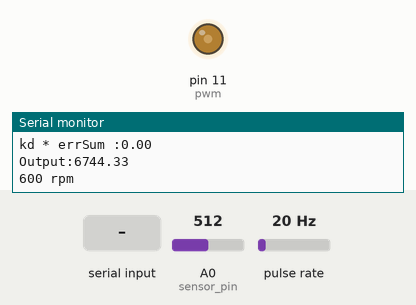
The sketch below on a simulated Arduino Uno, built with avr-gcc and run on an emulated ATmega328P. Parts: output pins drawn as LEDs (lit = HIGH), the last lines printed to the serial monitor. Wiring (inferred from the names in the program): pulse sensor: data pin 2. Inputs (shaded band) come from the test bench; at power-on: A0 (sensor_pin) = 512, pulse rate 20 Hz.

Above: at 1.2 s.
1.3 s: "200\n" received over Serial
At 2.4 s:
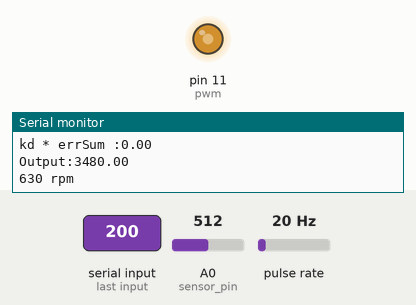
4.7 s: A0 (sensor_pin) set to 716
At 6.5 s:
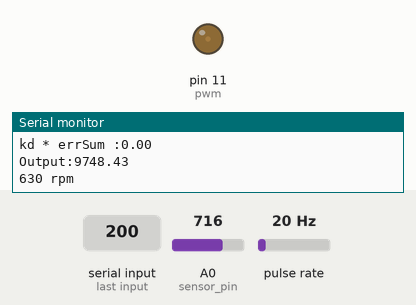
6.8 s: A0 (sensor_pin) set to 714
At 7.9 s:
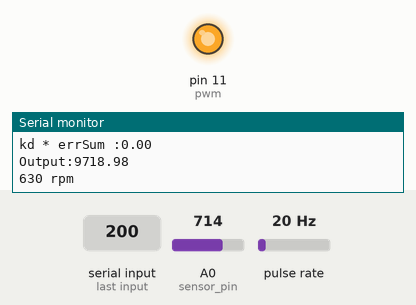
8.9 s: "90,45\n" received over Serial
At 10.2 s:
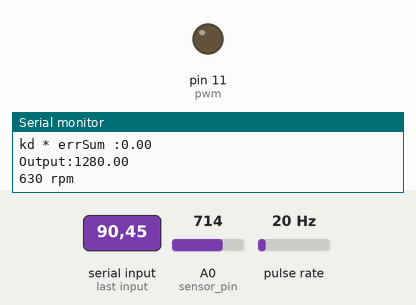
Timing chart, 0 to 12.1 s (numbered marks = the images above; inputs shaded):
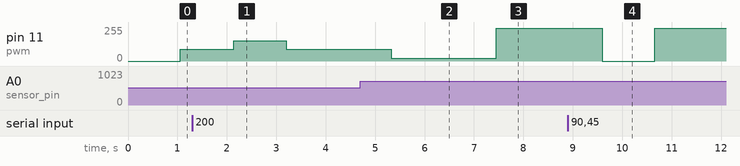

Measured:
- the behaviour switches between 715 and 714 on A0 (sensor_pin) (found by bisection; images 2 and 3)
- after the input at 1.3 s, pin 11 (pwm): 88/255 → 152/255 after 0.84 s, → 88/255 1.1 s later
- after the input at 4.7 s, pin 11 (pwm): 88/255 → 20/255 after 0.62 s
- after the input at 6.8 s, pin 11 (pwm): 20/255 → 246/255 after 0.65 s
- after the input at 8.9 s, pin 11 (pwm): 246/255 → 0/255 after 0.70 s, → 246/255 1.1 s later

The sketch:

PID_Virgem.ino
```cpp
/*working variables*/

//------------------------------------------------------
int NbTopsFan;
int Calc;
int hallsensor = 2;
float valor = 0;
//----------------------------------------------------
int sensor_pin = A0;
//int pot = A1;
int pwm = 11;
//----------------------------------------------------
unsigned long lastTime;
double Input, Output;
double errSum, lastErr, dErr,error;
double kp, ki, kd;
double Setpoint = 32;
//----------------------------------------------------
// rpm -----------------------------------------------
typedef struct{

char fantype;
unsigned int fandiv; }fanspec;

void rpm(){
NbTopsFan++;
}
//----------------------------------------------------
String leStringSerial(){
  String conteudo = "";
  char caractere;

  // Enquanto receber algo pela serial
  while(Serial.available() > 0) {
    caractere = Serial.read();  // Lê byte da serial
    if (caractere != '\n'){  // Ignora caractere de quebra de linha
      conteudo.concat(caractere);  // Concatena valores
    }
    // Aguarda buffer serial ler próximo caractere
    delay(10);
  }

  Serial.print("Recebi: ");
  Serial.println(conteudo);

  return conteudo;
}

//----------------------------------------------------
//----------------------------------------------------
void Compute()
{
   /*How long since we last calculated*/
   unsigned long now = millis();
   double timeChange = (double)(now - lastTime);

   /*Compute all the working error variables*/
   error = Setpoint - Input;
   errSum += (error * timeChange);
   dErr = (error - lastErr) / timeChange;

   /*Compute PID Output*/
   Output = 120 + (kp * error + ki * errSum + kd * dErr)*(-1);

   /*Remember some variables for next time*/
   lastErr = error;
   lastTime = now;
}

void SetTunings(double Kp, double Ki, double Kd)
{
   kp = Kp;
   ki = Ki;
   kd = Kd;
}

void setup(){
    pinMode(pwm, OUTPUT);
    pinMode(hallsensor, INPUT);
    Serial.begin(9600);
    attachInterrupt(0, rpm, RISING);
    SetTunings(20,0,0);
}

void loop(){
  NbTopsFan = 0;

  sei();
  delay (1000);
  cli();

  int leitura = analogRead(sensor_pin);
  float temperatura = 0.7363 * leitura - 13.7691;
  Serial.print("V :  ");
  Serial.println(leitura);
  Serial.print("C° : ");
  Serial.println(temperatura);

  valor = temperatura;

  if (Serial.available() > 0){
    String recebido = leStringSerial();
    valor = recebido.toFloat();
    Serial.println(valor);
  }

  Input = valor;

  Compute();

  Serial.print("error:");
  Serial.println(error);

  Serial.print("kp * error :");
  Serial.println(kp * error);

  Serial.print("ki * errSum :");
  Serial.println(ki * errSum);

  Serial.print("kd * errSum :");
  Serial.println(kd * dErr);

  Serial.print("Output:");
  Serial.println(Output);

  analogWrite(pwm,Output);

  Calc = ((NbTopsFan * 60)/2);
  Serial.print (Calc, DEC);
  Serial.print (" rpm\r\n");
}
```
